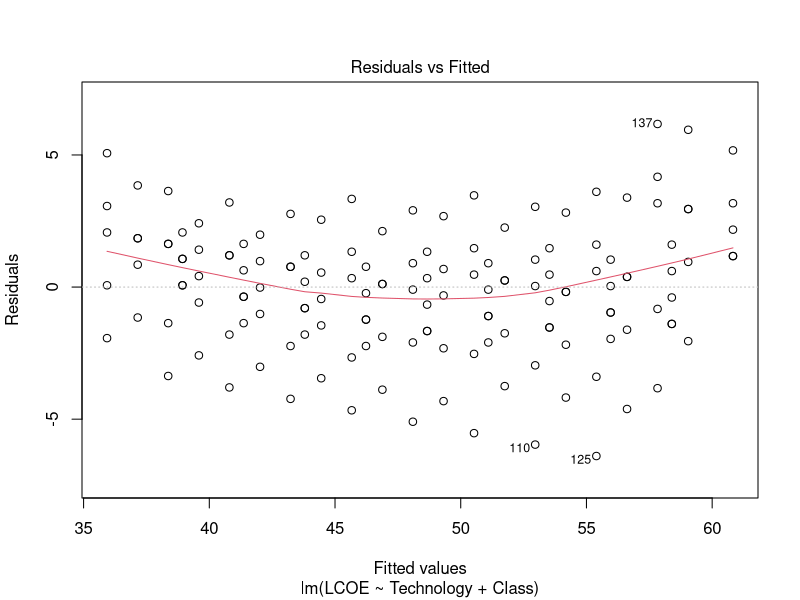
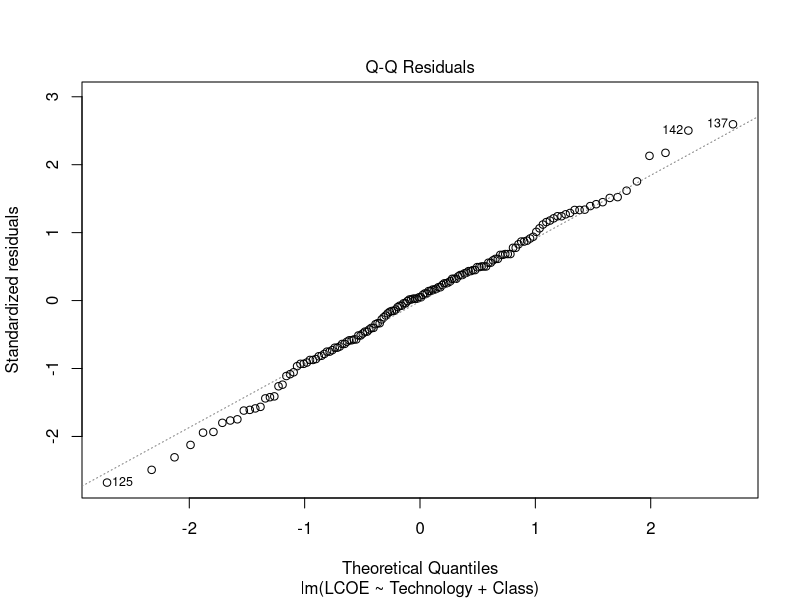
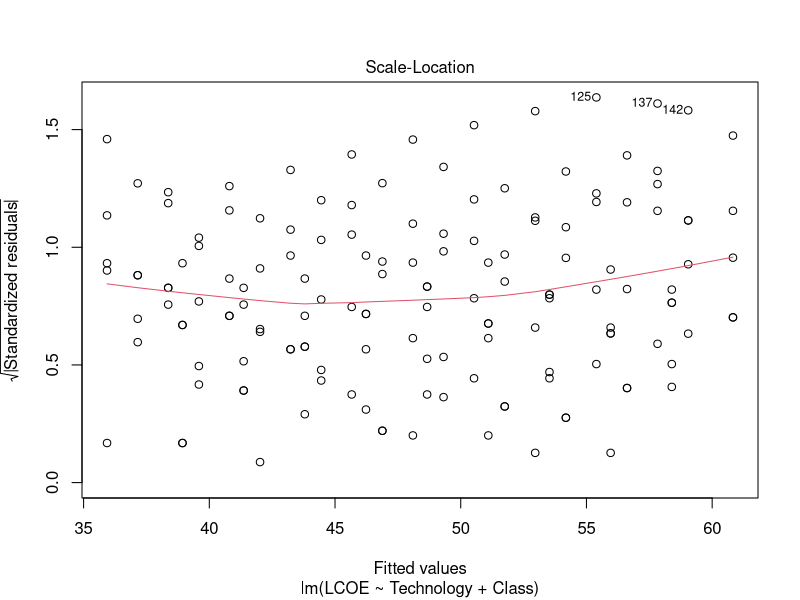
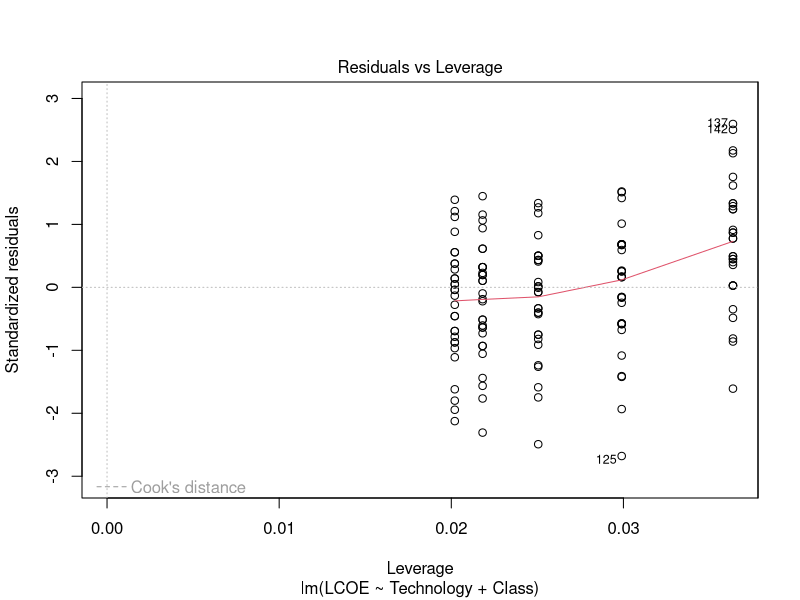
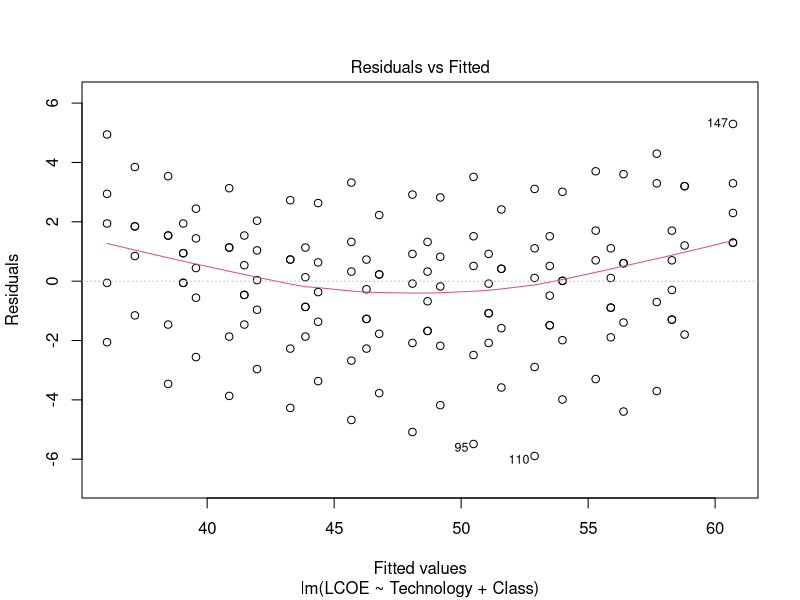
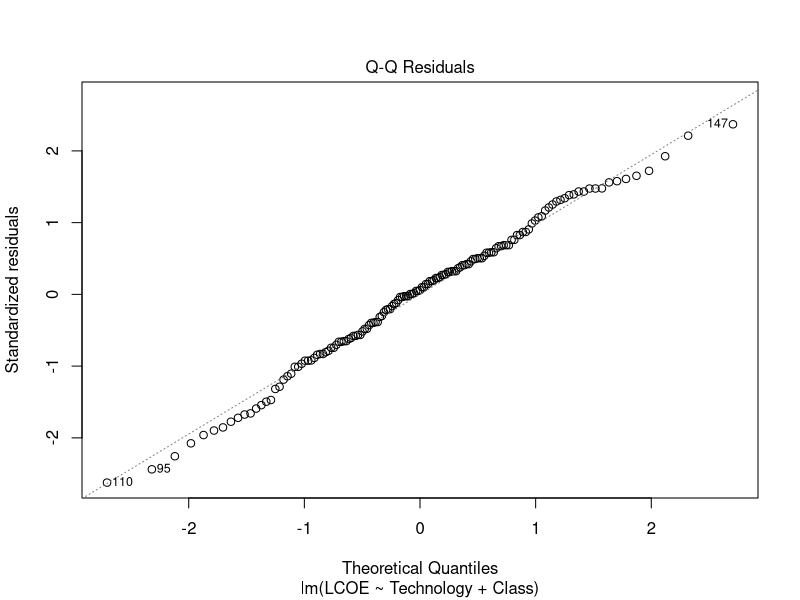
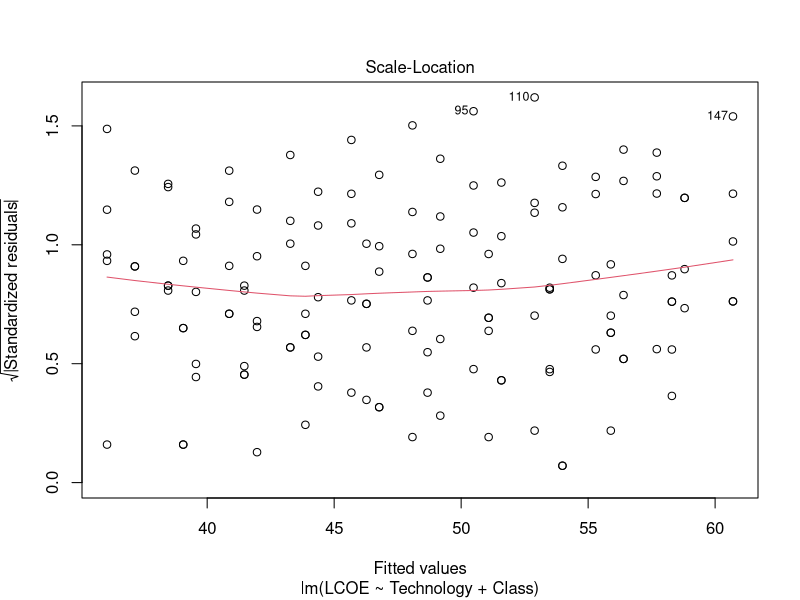
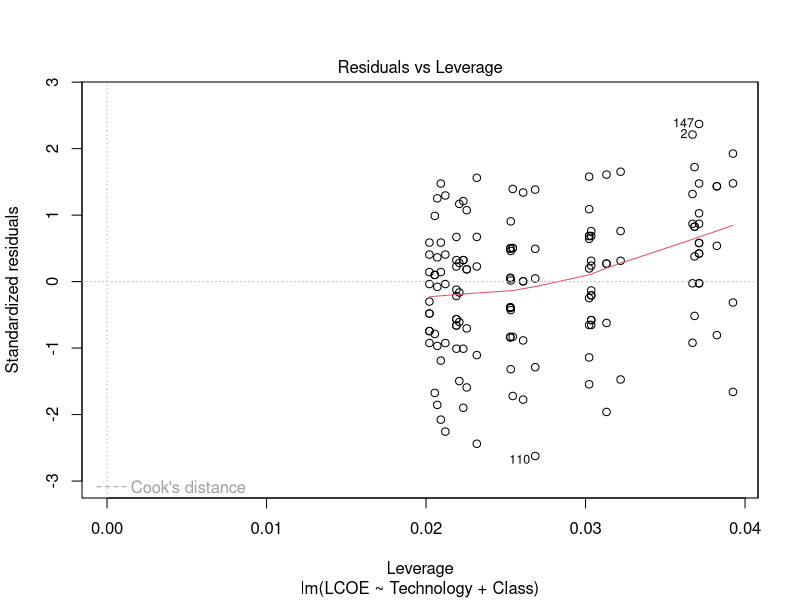

Write R code to recreate these figures, in order. (Note: this script raises an error after producing the figures.)
## ---- chunk 1
#Load packages
library(tidyverse)
library(here)
library(dplyr)
library(readxl)
library(openxlsx)

#Load in data
Solar_ATB <- read.csv("Processed_Data/Solar_ATB_Long.csv")
## ---- chunk 2
mean(Solar_ATB$LCOE)
sd(Solar_ATB$LCOE)
## ---- chunk 3
Solar_ATB <- Solar_ATB %>%
  select(-"X")

Model1.lm <- lm(LCOE ~
                Technology +
                Class,
                data = Solar_ATB)
summary(Model1.lm)
plot(Model1.lm)

AIC(Model1.lm)

view(Solar_ATB)
## ---- chunk 4
# Remove data point 
Solar_ATB_Model1.2 <- Solar_ATB[-c(125,137,142),]
Model1.2.lm <- lm(LCOE ~
                Technology +
                Class,
             data = Solar_ATB_Model1.2)
summary(Model1.2.lm)
plot(Model1.2.lm)
AIC(Model1.2.lm)
## ---- chunk 5
Model2.lm <- lm(LCOE ~
                Technology +
                Net_Capacity_Factor,
             data = Solar_ATB)
summary(Model2.lm)
plot(Model2.lm)
AIC(Model2.lm)
## ---- chunk 6
# Remove data point 137,142,147
Solar_ATB_Model2.2 <- Solar_ATB[-c(137,142,147),]
Model2.2.lm <- lm(LCOE ~
                Technology +
                Net_Capacity_Factor,
             data = Solar_ATB_Model2.2)
summary(Model2.2.lm)
plot(Model2.2.lm)
AIC(Model2.2.lm)
## ---- chunk 7
# Model variable: Technology and generation
Model3.lm <- lm(LCOE ~
                Technology +
                log(Annual_Generation_MWh),
             data = Solar_ATB)
summary(Model3.lm)
plot(Model3.lm)
## ---- chunk 8
# Remove data point 1,29,30
Solar_ATB_Model3.2 <- Solar_ATB[-c(95,110,125),]
Model3.2.lm <- lm(LCOE ~
                Technology +
                log(Annual_Generation_MWh),
             data = Solar_ATB_Model3.2)
summary(Model3.2.lm)
plot(Model3.2.lm)
AIC(Model3.2.lm)
